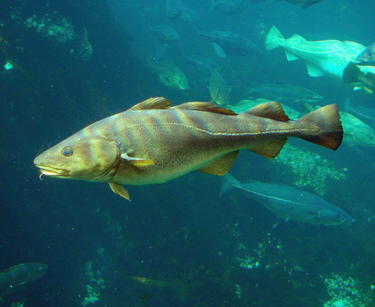
%> input picture hybrid images/fish.bmp, 375 x 307 px
$ octave hybrid.m   (GNU Octave 9; MATLAB toolbox functions it lacks are replaced by stand-ins)
%> lines starting %> are read from the running program, lines starting %| are printed output that depends on the picture
% Create a hybrid image (Peyman Shobeiri)

img1 = imread("fish.bmp");
%> img1 is the input picture: size 307x375x3 uint8; mean R, G, B 27.2, 95.5, 98.4
img2 = imread("submarine.bmp");
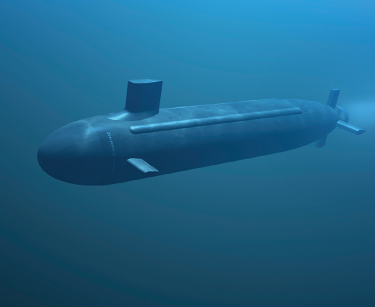
%> input picture hybrid images/submarine.bmp, 375 x 307 px
%> img2 is the input picture: size 307x375x3 uint8; mean R, G, B 29.4, 99.7, 136.3

% Converting the images to grayscale
img1_gray = rgb2gray(img1);
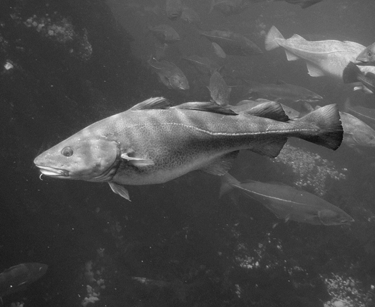
%> img1_gray: size 307x375 uint8; min 15, max 253, mean 75.4
img2_gray = rgb2gray(img2);
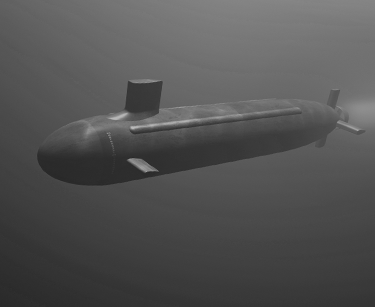
%> img2_gray: size 307x375 uint8; min 39, max 186, mean 82.9

% Apply a low pass filter
low_filter = fspecial('gaussian', [15,15], 5);
low_pass = imfilter(img2_gray,low_filter);
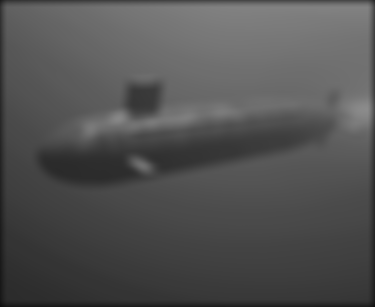
%> low_pass: size 307x375 uint8; min 13, max 139, mean 81.3

% Apply a hight pass filter
high_filter = fspecial('gaussian', [15,15], 5);
high_pass = img1_gray - imfilter(img1_gray, high_filter);
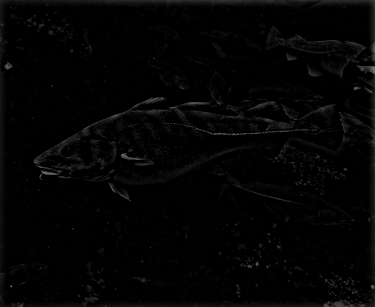
%> high_pass: size 307x375 uint8; min 0, max 127, mean 3.8

% Create a hybrid image
hybrid_image = low_pass + high_pass;
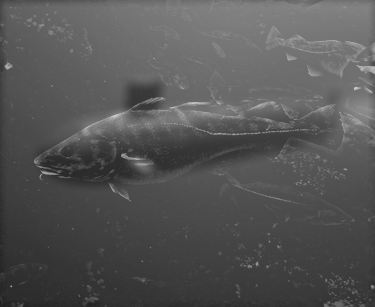
%> hybrid_image: size 307x375 uint8; min 31, max 209, mean 85.1

% Show the result
imshow(hybrid_image)
